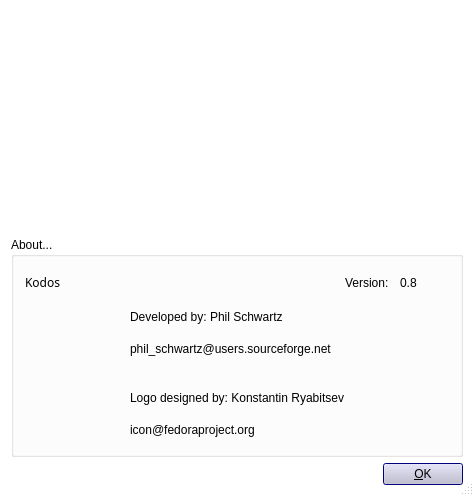
<?xml version="1.0" encoding="UTF-8"?>
<ui version="4.0">
 <class>AboutBA</class>
 <widget class="QDialog" name="AboutBA">
  <property name="geometry">
   <rect>
    <x>0</x>
    <y>0</y>
    <width>474</width>
    <height>496</height>
   </rect>
  </property>
  <property name="palette">
   <palette>
    <active>
     <colorrole role="WindowText">
      <brush brushstyle="SolidPattern">
       <color alpha="255">
        <red>0</red>
        <green>0</green>
        <blue>0</blue>
       </color>
      </brush>
     </colorrole>
     <colorrole role="Button">
      <brush brushstyle="SolidPattern">
       <color alpha="255">
        <red>214</red>
        <green>214</green>
        <blue>214</blue>
       </color>
      </brush>
     </colorrole>
     <colorrole role="Light">
      <brush brushstyle="SolidPattern">
       <color alpha="255">
        <red>255</red>
        <green>255</green>
        <blue>255</blue>
       </color>
      </brush>
     </colorrole>
     <colorrole role="Midlight">
      <brush brushstyle="SolidPattern">
       <color alpha="255">
        <red>234</red>
        <green>234</green>
        <blue>234</blue>
       </color>
      </brush>
     </colorrole>
     <colorrole role="Dark">
      <brush brushstyle="SolidPattern">
       <color alpha="255">
        <red>107</red>
        <green>107</green>
        <blue>107</blue>
       </color>
      </brush>
     </colorrole>
     <colorrole role="Mid">
      <brush brushstyle="SolidPattern">
       <color alpha="255">
        <red>142</red>
        <green>142</green>
        <blue>142</blue>
       </color>
      </brush>
     </colorrole>
     <colorrole role="Text">
      <brush brushstyle="SolidPattern">
       <color alpha="255">
        <red>0</red>
        <green>0</green>
        <blue>0</blue>
       </color>
      </brush>
     </colorrole>
     <colorrole role="BrightText">
      <brush brushstyle="SolidPattern">
       <color alpha="255">
        <red>255</red>
        <green>255</green>
        <blue>255</blue>
       </color>
      </brush>
     </colorrole>
     <colorrole role="ButtonText">
      <brush brushstyle="SolidPattern">
       <color alpha="255">
        <red>0</red>
        <green>0</green>
        <blue>0</blue>
       </color>
      </brush>
     </colorrole>
     <colorrole role="Base">
      <brush brushstyle="SolidPattern">
       <color alpha="255">
        <red>255</red>
        <green>255</green>
        <blue>255</blue>
       </color>
      </brush>
     </colorrole>
     <colorrole role="Window">
      <brush brushstyle="SolidPattern">
       <color alpha="255">
        <red>255</red>
        <green>255</green>
        <blue>255</blue>
       </color>
      </brush>
     </colorrole>
     <colorrole role="Shadow">
      <brush brushstyle="SolidPattern">
       <color alpha="255">
        <red>0</red>
        <green>0</green>
        <blue>0</blue>
       </color>
      </brush>
     </colorrole>
     <colorrole role="Highlight">
      <brush brushstyle="SolidPattern">
       <color alpha="255">
        <red>0</red>
        <green>0</green>
        <blue>156</blue>
       </color>
      </brush>
     </colorrole>
     <colorrole role="HighlightedText">
      <brush brushstyle="SolidPattern">
       <color alpha="255">
        <red>255</red>
        <green>255</green>
        <blue>255</blue>
       </color>
      </brush>
     </colorrole>
     <colorrole role="Link">
      <brush brushstyle="SolidPattern">
       <color alpha="255">
        <red>0</red>
        <green>0</green>
        <blue>0</blue>
       </color>
      </brush>
     </colorrole>
     <colorrole role="LinkVisited">
      <brush brushstyle="SolidPattern">
       <color alpha="255">
        <red>0</red>
        <green>0</green>
        <blue>0</blue>
       </color>
      </brush>
     </colorrole>
    </active>
    <inactive>
     <colorrole role="WindowText">
      <brush brushstyle="SolidPattern">
       <color alpha="255">
        <red>0</red>
        <green>0</green>
        <blue>0</blue>
       </color>
      </brush>
     </colorrole>
     <colorrole role="Button">
      <brush brushstyle="SolidPattern">
       <color alpha="255">
        <red>214</red>
        <green>214</green>
        <blue>214</blue>
       </color>
      </brush>
     </colorrole>
     <colorrole role="Light">
      <brush brushstyle="SolidPattern">
       <color alpha="255">
        <red>255</red>
        <green>255</green>
        <blue>255</blue>
       </color>
      </brush>
     </colorrole>
     <colorrole role="Midlight">
      <brush brushstyle="SolidPattern">
       <color alpha="255">
        <red>246</red>
        <green>246</green>
        <blue>246</blue>
       </color>
      </brush>
     </colorrole>
     <colorrole role="Dark">
      <brush brushstyle="SolidPattern">
       <color alpha="255">
        <red>107</red>
        <green>107</green>
        <blue>107</blue>
       </color>
      </brush>
     </colorrole>
     <colorrole role="Mid">
      <brush brushstyle="SolidPattern">
       <color alpha="255">
        <red>142</red>
        <green>142</green>
        <blue>142</blue>
       </color>
      </brush>
     </colorrole>
     <colorrole role="Text">
      <brush brushstyle="SolidPattern">
       <color alpha="255">
        <red>0</red>
        <green>0</green>
        <blue>0</blue>
       </color>
      </brush>
     </colorrole>
     <colorrole role="BrightText">
      <brush brushstyle="SolidPattern">
       <color alpha="255">
        <red>255</red>
        <green>255</green>
        <blue>255</blue>
       </color>
      </brush>
     </colorrole>
     <colorrole role="ButtonText">
      <brush brushstyle="SolidPattern">
       <color alpha="255">
        <red>0</red>
        <green>0</green>
        <blue>0</blue>
       </color>
      </brush>
     </colorrole>
     <colorrole role="Base">
      <brush brushstyle="SolidPattern">
       <color alpha="255">
        <red>255</red>
        <green>255</green>
        <blue>255</blue>
       </color>
      </brush>
     </colorrole>
     <colorrole role="Window">
      <brush brushstyle="SolidPattern">
       <color alpha="255">
        <red>255</red>
        <green>255</green>
        <blue>255</blue>
       </color>
      </brush>
     </colorrole>
     <colorrole role="Shadow">
      <brush brushstyle="SolidPattern">
       <color alpha="255">
        <red>0</red>
        <green>0</green>
        <blue>0</blue>
       </color>
      </brush>
     </colorrole>
     <colorrole role="Highlight">
      <brush brushstyle="SolidPattern">
       <color alpha="255">
        <red>0</red>
        <green>0</green>
        <blue>156</blue>
       </color>
      </brush>
     </colorrole>
     <colorrole role="HighlightedText">
      <brush brushstyle="SolidPattern">
       <color alpha="255">
        <red>255</red>
        <green>255</green>
        <blue>255</blue>
       </color>
      </brush>
     </colorrole>
     <colorrole role="Link">
      <brush brushstyle="SolidPattern">
       <color alpha="255">
        <red>0</red>
        <green>0</green>
        <blue>0</blue>
       </color>
      </brush>
     </colorrole>
     <colorrole role="LinkVisited">
      <brush brushstyle="SolidPattern">
       <color alpha="255">
        <red>0</red>
        <green>0</green>
        <blue>0</blue>
       </color>
      </brush>
     </colorrole>
    </inactive>
    <disabled>
     <colorrole role="WindowText">
      <brush brushstyle="SolidPattern">
       <color alpha="255">
        <red>128</red>
        <green>128</green>
        <blue>128</blue>
       </color>
      </brush>
     </colorrole>
     <colorrole role="Button">
      <brush brushstyle="SolidPattern">
       <color alpha="255">
        <red>214</red>
        <green>214</green>
        <blue>214</blue>
       </color>
      </brush>
     </colorrole>
     <colorrole role="Light">
      <brush brushstyle="SolidPattern">
       <color alpha="255">
        <red>255</red>
        <green>255</green>
        <blue>255</blue>
       </color>
      </brush>
     </colorrole>
     <colorrole role="Midlight">
      <brush brushstyle="SolidPattern">
       <color alpha="255">
        <red>246</red>
        <green>246</green>
        <blue>246</blue>
       </color>
      </brush>
     </colorrole>
     <colorrole role="Dark">
      <brush brushstyle="SolidPattern">
       <color alpha="255">
        <red>107</red>
        <green>107</green>
        <blue>107</blue>
       </color>
      </brush>
     </colorrole>
     <colorrole role="Mid">
      <brush brushstyle="SolidPattern">
       <color alpha="255">
        <red>142</red>
        <green>142</green>
        <blue>142</blue>
       </color>
      </brush>
     </colorrole>
     <colorrole role="Text">
      <brush brushstyle="SolidPattern">
       <color alpha="255">
        <red>0</red>
        <green>0</green>
        <blue>0</blue>
       </color>
      </brush>
     </colorrole>
     <colorrole role="BrightText">
      <brush brushstyle="SolidPattern">
       <color alpha="255">
        <red>255</red>
        <green>255</green>
        <blue>255</blue>
       </color>
      </brush>
     </colorrole>
     <colorrole role="ButtonText">
      <brush brushstyle="SolidPattern">
       <color alpha="255">
        <red>128</red>
        <green>128</green>
        <blue>128</blue>
       </color>
      </brush>
     </colorrole>
     <colorrole role="Base">
      <brush brushstyle="SolidPattern">
       <color alpha="255">
        <red>255</red>
        <green>255</green>
        <blue>255</blue>
       </color>
      </brush>
     </colorrole>
     <colorrole role="Window">
      <brush brushstyle="SolidPattern">
       <color alpha="255">
        <red>255</red>
        <green>255</green>
        <blue>255</blue>
       </color>
      </brush>
     </colorrole>
     <colorrole role="Shadow">
      <brush brushstyle="SolidPattern">
       <color alpha="255">
        <red>0</red>
        <green>0</green>
        <blue>0</blue>
       </color>
      </brush>
     </colorrole>
     <colorrole role="Highlight">
      <brush brushstyle="SolidPattern">
       <color alpha="255">
        <red>0</red>
        <green>0</green>
        <blue>156</blue>
       </color>
      </brush>
     </colorrole>
     <colorrole role="HighlightedText">
      <brush brushstyle="SolidPattern">
       <color alpha="255">
        <red>255</red>
        <green>255</green>
        <blue>255</blue>
       </color>
      </brush>
     </colorrole>
     <colorrole role="Link">
      <brush brushstyle="SolidPattern">
       <color alpha="255">
        <red>0</red>
        <green>0</green>
        <blue>0</blue>
       </color>
      </brush>
     </colorrole>
     <colorrole role="LinkVisited">
      <brush brushstyle="SolidPattern">
       <color alpha="255">
        <red>0</red>
        <green>0</green>
        <blue>0</blue>
       </color>
      </brush>
     </colorrole>
    </disabled>
   </palette>
  </property>
  <property name="windowTitle">
   <string>About Kodos</string>
  </property>
  <property name="sizeGripEnabled">
   <bool>true</bool>
  </property>
  <layout class="QGridLayout">
   <property name="margin">
    <number>11</number>
   </property>
   <property name="spacing">
    <number>6</number>
   </property>
   <item row="1" column="0">
    <widget class="Q3GroupBox" name="GroupBox6">
     <property name="title">
      <string>About...</string>
     </property>
     <layout class="QGridLayout">
      <item row="0" column="3" colspan="2">
       <layout class="QHBoxLayout">
        <item>
         <widget class="QLabel" name="TextLabel1_2">
          <property name="text">
           <string>Version:</string>
          </property>
          <property name="wordWrap">
           <bool>false</bool>
          </property>
         </widget>
        </item>
        <item>
         <widget class="QLabel" name="versionLabel">
          <property name="text">
           <string>0.8</string>
          </property>
          <property name="wordWrap">
           <bool>false</bool>
          </property>
         </widget>
        </item>
       </layout>
      </item>
      <item row="0" column="2">
       <spacer name="spacer2">
        <property name="orientation">
         <enum>Qt::Horizontal</enum>
        </property>
        <property name="sizeType">
         <enum>QSizePolicy::Expanding</enum>
        </property>
        <property name="sizeHint" stdset="0">
         <size>
          <width>181</width>
          <height>16</height>
         </size>
        </property>
       </spacer>
      </item>
      <item row="0" column="0" colspan="2">
       <widget class="QLabel" name="TextLabel1">
        <property name="sizePolicy">
         <sizepolicy hsizetype="Expanding" vsizetype="Minimum">
          <horstretch>0</horstretch>
          <verstretch>0</verstretch>
         </sizepolicy>
        </property>
        <property name="font">
         <font>
          <family>helvetic</family>
         </font>
        </property>
        <property name="text">
         <string>Kodos</string>
        </property>
        <property name="wordWrap">
         <bool>false</bool>
        </property>
       </widget>
      </item>
      <item row="3" column="2">
       <spacer name="spacer3">
        <property name="orientation">
         <enum>Qt::Vertical</enum>
        </property>
        <property name="sizeType">
         <enum>QSizePolicy::Preferred</enum>
        </property>
        <property name="sizeHint" stdset="0">
         <size>
          <width>26</width>
          <height>16</height>
         </size>
        </property>
       </spacer>
      </item>
      <item row="4" column="0">
       <spacer name="spacer8">
        <property name="orientation">
         <enum>Qt::Horizontal</enum>
        </property>
        <property name="sizeType">
         <enum>QSizePolicy::Expanding</enum>
        </property>
        <property name="sizeHint" stdset="0">
         <size>
          <width>36</width>
          <height>16</height>
         </size>
        </property>
       </spacer>
      </item>
      <item row="1" column="1" rowspan="2" colspan="3">
       <layout class="QVBoxLayout">
        <item>
         <widget class="QLabel" name="textLabel3">
          <property name="text">
           <string>Developed by: Phil Schwartz</string>
          </property>
          <property name="wordWrap">
           <bool>false</bool>
          </property>
         </widget>
        </item>
        <item>
         <widget class="QLabel" name="textLabel4">
          <property name="text">
           <string>phil_schwartz@users.sourceforge.net</string>
          </property>
          <property name="wordWrap">
           <bool>false</bool>
          </property>
         </widget>
        </item>
       </layout>
      </item>
      <item row="1" column="4">
       <spacer name="spacer4">
        <property name="orientation">
         <enum>Qt::Horizontal</enum>
        </property>
        <property name="sizeType">
         <enum>QSizePolicy::Expanding</enum>
        </property>
        <property name="sizeHint" stdset="0">
         <size>
          <width>40</width>
          <height>16</height>
         </size>
        </property>
       </spacer>
      </item>
      <item row="2" column="4">
       <spacer name="spacer5">
        <property name="orientation">
         <enum>Qt::Horizontal</enum>
        </property>
        <property name="sizeType">
         <enum>QSizePolicy::Expanding</enum>
        </property>
        <property name="sizeHint" stdset="0">
         <size>
          <width>35</width>
          <height>16</height>
         </size>
        </property>
       </spacer>
      </item>
      <item row="1" column="0">
       <spacer name="spacer6">
        <property name="orientation">
         <enum>Qt::Horizontal</enum>
        </property>
        <property name="sizeType">
         <enum>QSizePolicy::Expanding</enum>
        </property>
        <property name="sizeHint" stdset="0">
         <size>
          <width>41</width>
          <height>16</height>
         </size>
        </property>
       </spacer>
      </item>
      <item row="2" column="0">
       <spacer name="spacer7">
        <property name="orientation">
         <enum>Qt::Horizontal</enum>
        </property>
        <property name="sizeType">
         <enum>QSizePolicy::Expanding</enum>
        </property>
        <property name="sizeHint" stdset="0">
         <size>
          <width>41</width>
          <height>16</height>
         </size>
        </property>
       </spacer>
      </item>
      <item row="4" column="1" rowspan="2" colspan="3">
       <layout class="QGridLayout">
        <item row="0" column="0">
         <widget class="QLabel" name="textLabel1">
          <property name="text">
           <string>Logo designed by: Konstantin Ryabitsev</string>
          </property>
          <property name="wordWrap">
           <bool>false</bool>
          </property>
         </widget>
        </item>
        <item row="1" column="0">
         <widget class="QLabel" name="textLabel2">
          <property name="text">
           <string>icon@fedoraproject.org</string>
          </property>
          <property name="wordWrap">
           <bool>false</bool>
          </property>
         </widget>
        </item>
       </layout>
      </item>
      <item row="4" column="4">
       <spacer name="spacer10">
        <property name="orientation">
         <enum>Qt::Horizontal</enum>
        </property>
        <property name="sizeType">
         <enum>QSizePolicy::Expanding</enum>
        </property>
        <property name="sizeHint" stdset="0">
         <size>
          <width>70</width>
          <height>16</height>
         </size>
        </property>
       </spacer>
      </item>
      <item row="5" column="4">
       <spacer name="spacer11">
        <property name="orientation">
         <enum>Qt::Horizontal</enum>
        </property>
        <property name="sizeType">
         <enum>QSizePolicy::Expanding</enum>
        </property>
        <property name="sizeHint" stdset="0">
         <size>
          <width>55</width>
          <height>16</height>
         </size>
        </property>
       </spacer>
      </item>
      <item row="5" column="0">
       <spacer name="spacer9">
        <property name="orientation">
         <enum>Qt::Horizontal</enum>
        </property>
        <property name="sizeType">
         <enum>QSizePolicy::Expanding</enum>
        </property>
        <property name="sizeHint" stdset="0">
         <size>
          <width>50</width>
          <height>16</height>
         </size>
        </property>
       </spacer>
      </item>
     </layout>
    </widget>
   </item>
   <item row="0" column="0">
    <widget class="QLabel" name="PixmapLabel1">
     <property name="pixmap">
      <pixmap>image0</pixmap>
     </property>
     <property name="scaledContents">
      <bool>true</bool>
     </property>
     <property name="wordWrap">
      <bool>false</bool>
     </property>
    </widget>
   </item>
   <item row="2" column="0">
    <layout class="QHBoxLayout">
     <property name="spacing">
      <number>6</number>
     </property>
     <property name="margin">
      <number>0</number>
     </property>
     <item>
      <spacer name="Horizontal Spacing2">
       <property name="orientation">
        <enum>Qt::Horizontal</enum>
       </property>
       <property name="sizeType">
        <enum>QSizePolicy::Expanding</enum>
       </property>
       <property name="sizeHint" stdset="0">
        <size>
         <width>20</width>
         <height>20</height>
        </size>
       </property>
      </spacer>
     </item>
     <item>
      <widget class="QPushButton" name="buttonOk">
       <property name="text">
        <string>&amp;OK</string>
       </property>
       <property name="autoDefault">
        <bool>true</bool>
       </property>
       <property name="default">
        <bool>true</bool>
       </property>
      </widget>
     </item>
    </layout>
   </item>
  </layout>
 </widget>
 <layoutdefault spacing="6" margin="11"/>
 <customwidgets>
  <customwidget>
   <class>Q3GroupBox</class>
   <extends>QGroupBox</extends>
   <header>Qt3Support/Q3GroupBox</header>
   <container>1</container>
  </customwidget>
 </customwidgets>
 <resources/>
 <connections>
  <connection>
   <sender>buttonOk</sender>
   <signal>clicked()</signal>
   <receiver>AboutBA</receiver>
   <slot>accept()</slot>
   <hints>
    <hint type="sourcelabel">
     <x>20</x>
     <y>20</y>
    </hint>
    <hint type="destinationlabel">
     <x>20</x>
     <y>20</y>
    </hint>
   </hints>
  </connection>
 </connections>
</ui>
